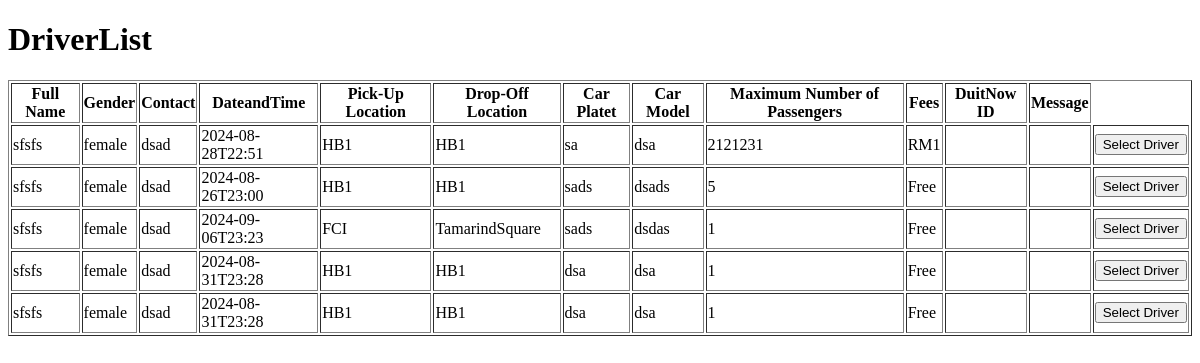
Before: /drivers_list (signed in) with the older database file.
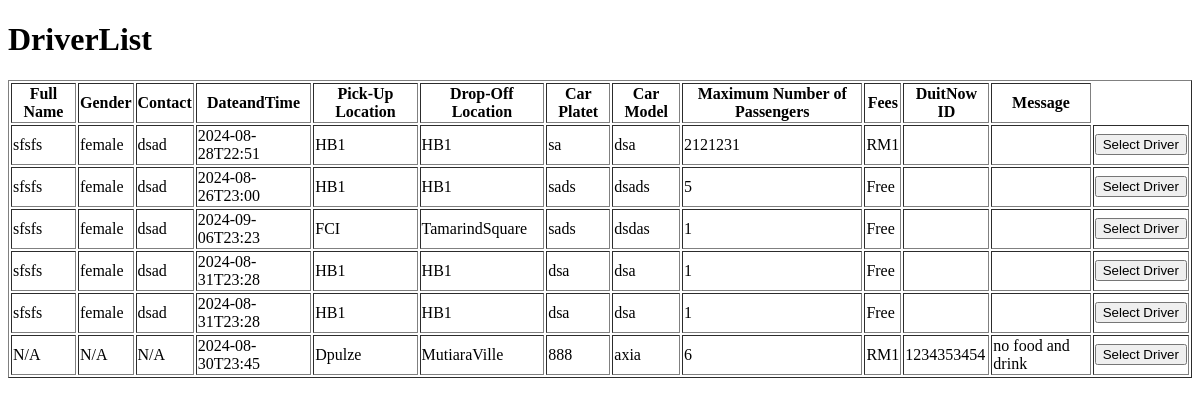
After: the same page with the newer database file.
### website/models.py (models this page shows)
class Profile(db.Model):
    id = db.Column(db.Integer, primary_key=True)
    fullName = db.Column(db.String(150))
    gender = db.Column(db.String(100), nullable=False)
    contact = db.Column(db.String(15), nullable=False)
    user_id = db.Column(db.Integer, db.ForeignKey('user.id'), nullable=False)

class Driverspost(db.Model):
    id = db.Column(db.Integer, primary_key=True)
    dateandTime = db.Column(db.String(10), nullable=False)
    pickup = db.Column(db.String(100), nullable=False)
    dropoff = db.Column(db.String(100), nullable=False)
    carplate = db.Column(db.String(100), nullable=False)
    carmodel = db.Column(db.String(100), nullable=False)
    totalperson = db.Column(db.Integer, nullable=False)
    fees = db.Column(db.String(100), nullable=False)
    duitnowid = db.Column(db.String(100), nullable=False)
    message = db.Column(db.String(100), nullable=False)
    user_id = db.Column(db.Integer, db.ForeignKey('user.id'), nullable=False)
    passenger_matches = db.relationship('PassengerMatch', foreign_keys='PassengerMatch.driver_id', backref='driver_post', lazy=True)

### website/auth.py (the view)
@bp.route('/drivers_list')
@login_required
def drivers_list():
    drivers = Driverspost.query.all()
    profiles = Profile.query.all()
    profile_dict = {profile.user_id: profile for profile in profiles}
    print("Profile Dict:", profile_dict)
    for driver in drivers:
        print(f"Driver ID: {driver.id}, User ID: {driver.user_id}")
    return render_template('drivers_list.html', drivers=drivers, profile_dict=profile_dict)

### website/__init__.py (called while the page is built)
def create_app():
    app = Flask(__name__)
    app.config['SQLALCHEMY_DATABASE_URI'] = 'sqlite:///carpooling.db'
    app.config['SQLALCHEMY_TRACK_MODIFICATIONS'] = False
    app.config['SECRET_KEY'] = 'your_secret_key'
    db.init_app(app)
    login_manager.init_app(app)
    login_manager.login_view = 'login'
    from .models import User, Driverspost, Profile, PassengerMatch
    @login_manager.user_loader
    def load_user(user_id):
        return User.query.get(int(user_id))
    with app.app_context():
        db.create_all()
    from .auth import bp as main_bp
    app.register_blueprint(main_bp)
    return app

### website/templates/drivers_list.html (shortened to what this page needs)
<!DOCTYPE html>
<html>
<head>
</head>
<body>
    <h1>DriverList</h1>
    <table border="1">
        <tr>
            <th>Full Name</th>
            <th>Gender</th>
            <th>Contact</th>
            <th>DateandTime</th>
            <th>Pick-Up Location</th>
            <th>Drop-Off Location</th>
            <th>Car Platet</th>
            <th>Car Model</th>
            <th>Maximum Number of Passengers</th>
            <th>Fees</th>
            <th>DuitNow ID</th>
            <th>Message</th>
        </tr>
        {% for driver in drivers %}
        <tr>
            <td>{{ profile_dict[driver.user_id].fullName if profile_dict[driver.user_id] else 'N/A' }}</td>
            <td>{{ profile_dict[driver.user_id].gender if profile_dict[driver.user_id] else 'N/A' }}</td>
            <td>{{ profile_dict[driver.user_id].contact if profile_dict[driver.user_id] else 'N/A' }}</td>
            <td>{{ driver.dateandTime }}</td>
            <td>{{ driver.pickup }}</td>
            <td>{{ driver.dropoff }}</td>
            <td>{{ driver.carplate }}</td>
            <td>{{ driver.carmodel }}</td>
            <td>{{ driver.totalperson }}</td>
            <td>{{ driver.fees }}</td>
            <td>{{ driver.duitnowid }}</td>
            <td>{{ driver.message }}</td>
            <td><form action="{{ url_for('main.select_driver', driver_id=driver.id) }}" method="POST">
                    <input type="submit" value="Select Driver" class="btn">
                </form>
            </td>
        </tr>
        {% endfor %}
    </table>
</body>
</html>

Changed rows visible on the page:
added Driverspost: profile_dict "N/A", dateandTime "2024-08-30T23:45", pickup "Dpulze", dropoff "MutiaraVille", carplate "888", carmodel "axia", totalperson "6", fees "RM1", duitnowid "1234353454", message "no food and drink"
